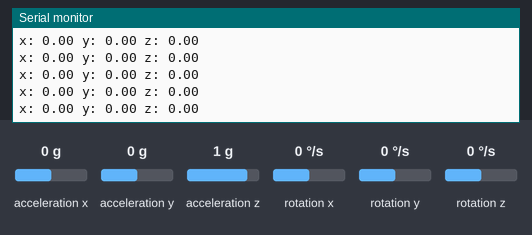
A sketch run on a simulated Arduino Uno, built with avr-gcc and run on an emulated ATmega328P. Parts: the last lines printed to the serial monitor. Inputs (shaded band) come from the test bench; at power-on: rotation z 0 °/s, acceleration x 0 g, acceleration y 0 g, acceleration z 1 g, rotation x 0 °/s, rotation y 0 °/s.

Above: at 4.2 s.
4.3 s: rotation z set to -100 °/s
At 4.9 s:
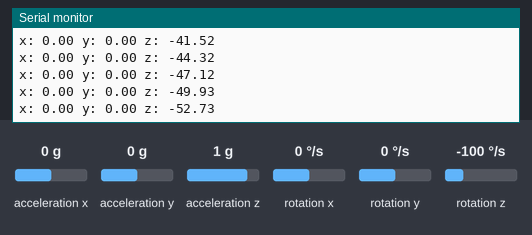
7.3 s: acceleration x set to -1.4 g
At 8.4 s:
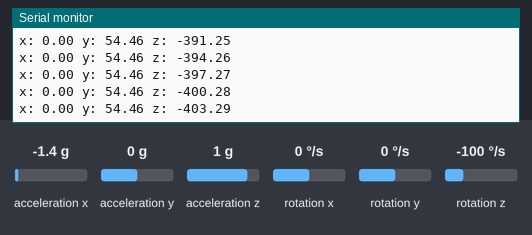
10.3 s: acceleration y set to -1.4 g
At 11.0 s:
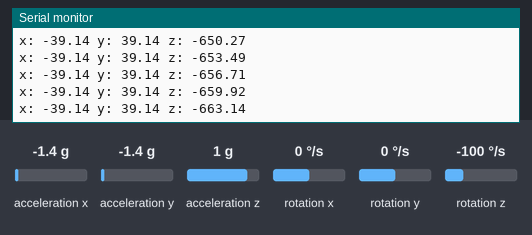
13.3 s: acceleration z set to -1.4 g
At 14.2 s:
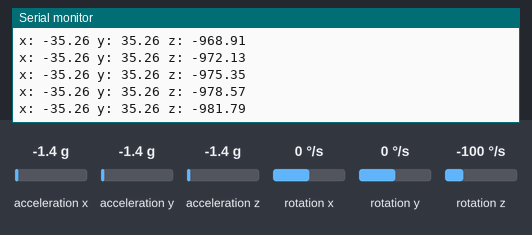
Timing chart, 0 to 16.3 s (numbered marks = the images above; inputs shaded):
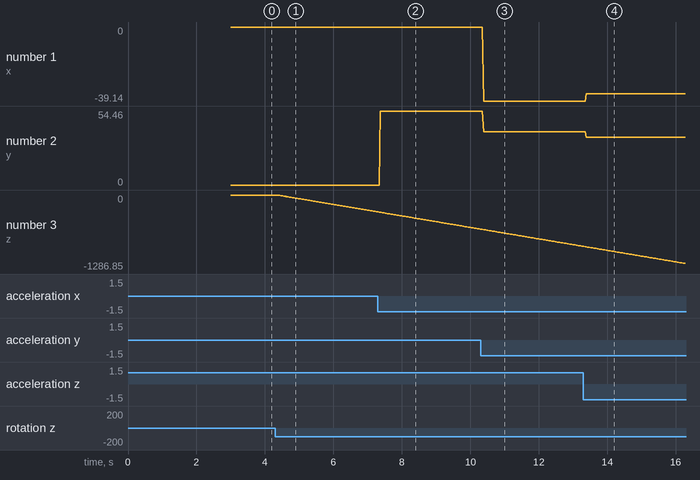

The sketch:

gyroTest.ino
```cpp
#include <MPU6050_tockn.h>
#include <Wire.h>

MPU6050 gyro(Wire);
void setup() {
  // put your setup code here, to run once:
  Serial.begin(9600);
  Wire.begin();
  gyro.begin();
  gyro.calcGyroOffsets(true);

}

void loop() {
  gyro.update();
  Serial.print("x: ");
  Serial.print(gyro.getGyroAngleX());
  Serial.print(" y: ");
  Serial.print(gyro.getGyroAngleY());
  Serial.print(" z: ");
  Serial.println(gyro.getGyroAngleZ());


  // put your main code here, to run repeatedly:

}

//check how to calc/ calibrate
```

Measured:
- after the input at 4.3 s, the serial monitor: prints a new line after 0.08 s (image 1)
- plotted number 3: 0 → -292.21 after the input at 4.3 s
